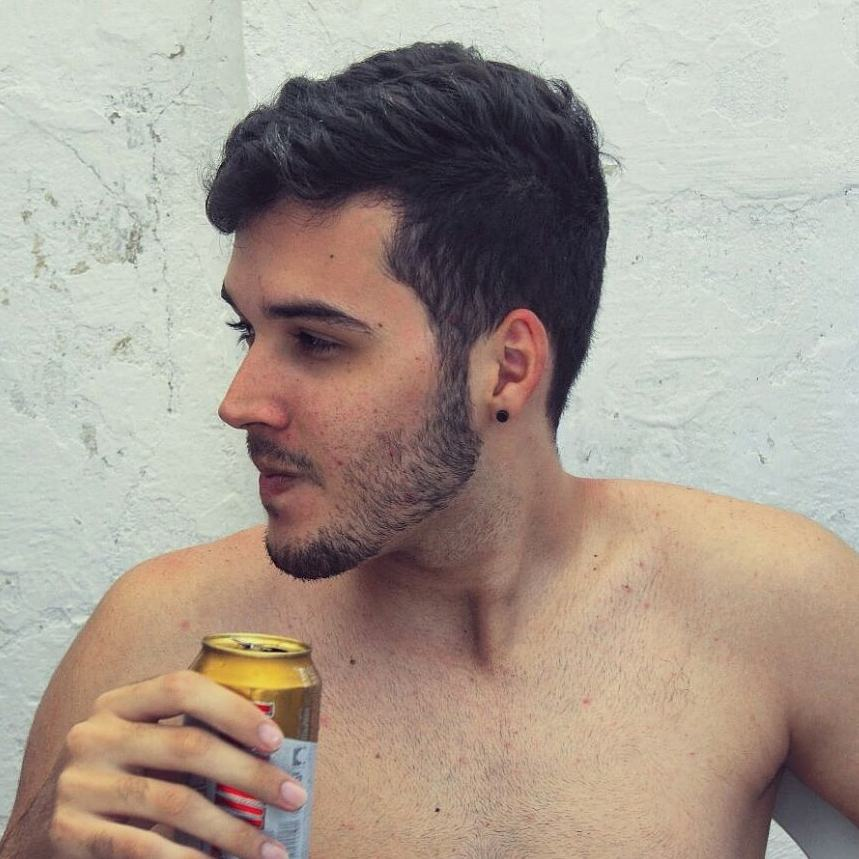
#> input picture input/eu.jpeg, 859 x 859 px
$ python -i Threshold.py   (imports and definitions only)
#> lines starting #> are read from the running program, lines starting #| are printed output that depends on the picture; after the words box and inside, x2 and y2 are one past the last pixel; in counts of white or black regions, pixels touching at a corner belong together
#> further down, picture is the input picture: shape (859, 859, 3); mean B, G, R 144.4, 155.4, 168
# Normally, we use thresholding to focus on objects or areas of particular interest in an image.

import cv2

def binarizar_imagem(image):


    cv2.imshow("Original", image)
    image = cv2.cvtColor(image, cv2.COLOR_BGR2GRAY)
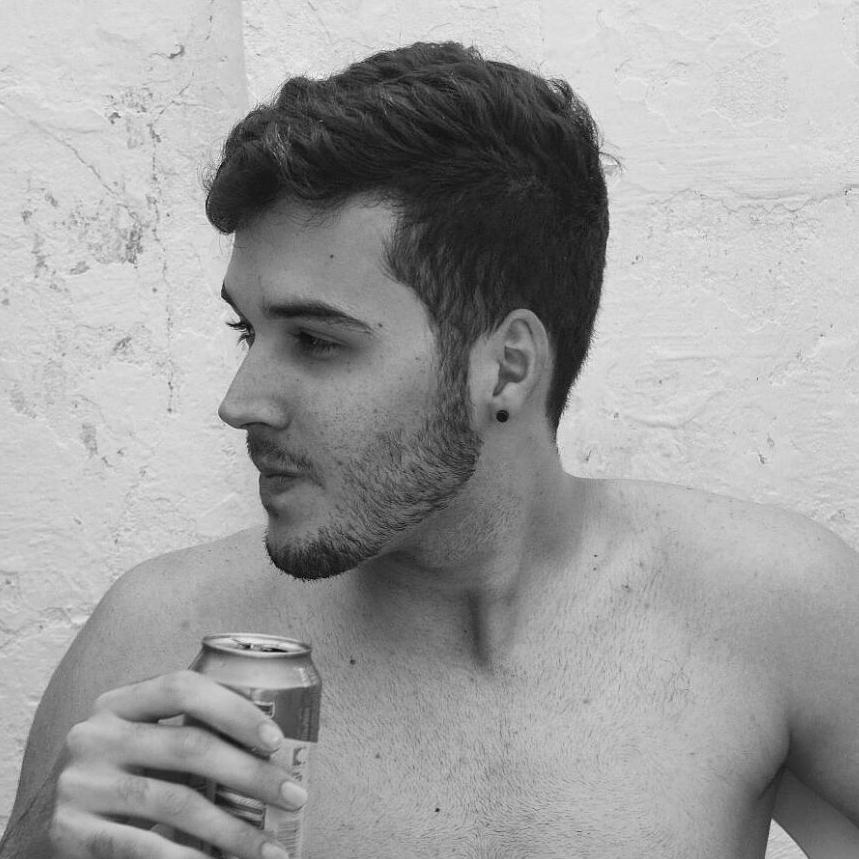
#> image: shape (859, 859); min 1, max 253, mean 157.9
    blurred = cv2.GaussianBlur(image, (5, 5), 0)
    cv2.imshow("Escala de cinza e borrada", image)
    cv2.waitKey(0)
    cv2.destroyAllWindows()

    # simple thresholding
    # Nesse tipo , precisamos estabelecer um parâmetro T , para que sirva de limiar para binarizar os píxels.
    # T = 155  " blurred, 155, 255, cv2.THRESH_BINARY"

    # (T, thresh) = cv2.threshold(blurred, 155, 255, cv2.THRESH_BINARY)
    # cv2.imshow("Threshold Binary", thresh)
    # (T, threshInv) = cv2.threshold(blurred, 155, 255, cv2.THRESH_BINARY_INV)
    # cv2.imshow("Threshold Binary Inverse", threshInv)
    # cv2.imshow("Coins", cv2.bitwise_and(image, image, mask = threshInv))
    # cv2.waitKey(0)


    # binarização "mean"
    thresh = cv2.adaptiveThreshold(blurred, 255,
    cv2.ADAPTIVE_THRESH_MEAN_C, cv2.THRESH_BINARY_INV, 11, 4)
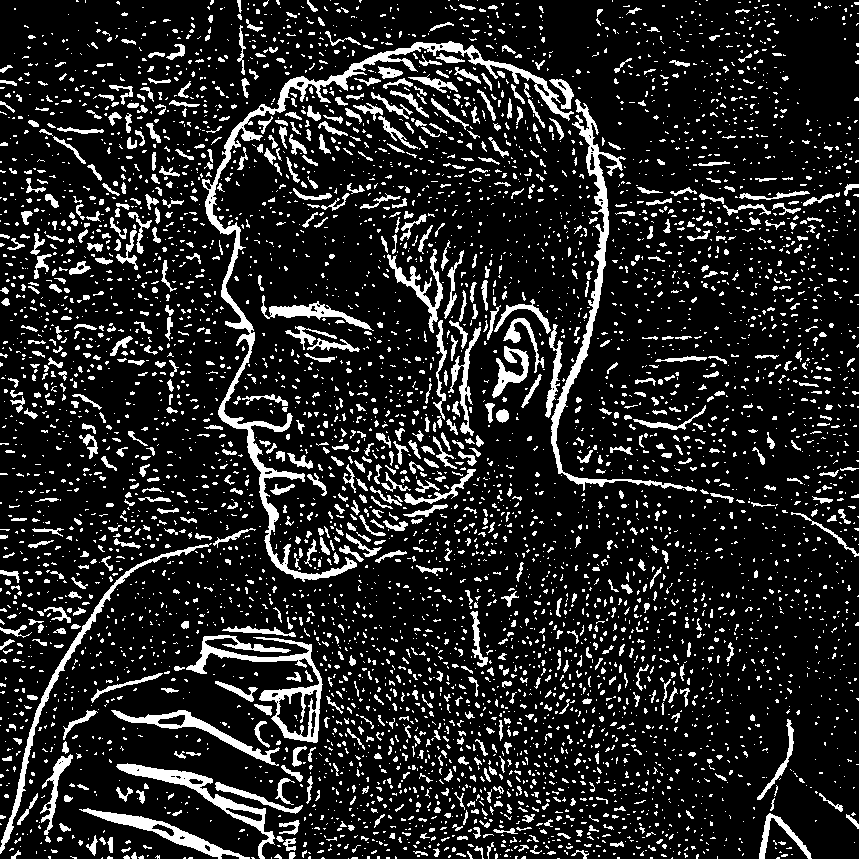
#> thresh: shape (859, 859); 14.5% white; 5628 white regions (4607 under 20 px), largest, box (x1, y1, x2, y2) and area: (202, 41, 574, 582) 7615, (551, 99, 697, 492) 3641, (186, 635, 323, 743) 2930
    cv2.imshow("Mean Thresh", thresh)

    # binarização "gaussiana"
    thresh = cv2.adaptiveThreshold(blurred, 255,
    cv2.ADAPTIVE_THRESH_GAUSSIAN_C, cv2.THRESH_BINARY_INV, 15, 3)
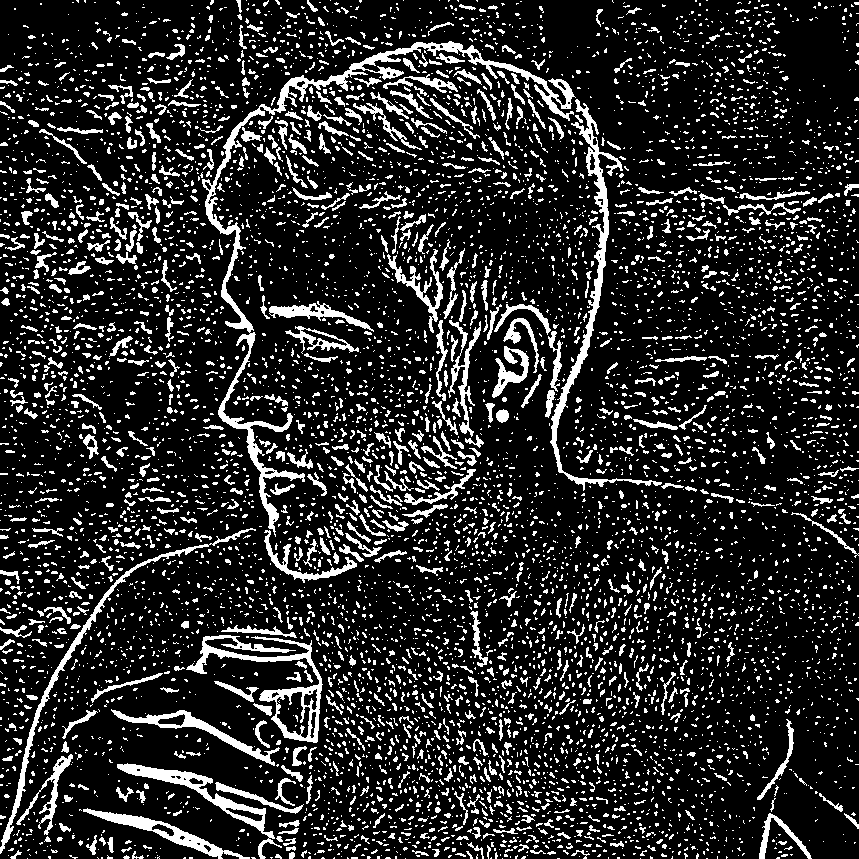
#> thresh: shape (859, 859); 16.1% white; 7518 white regions (6366 under 20 px), largest, box (x1, y1, x2, y2) and area: (202, 41, 576, 537) 6759, (550, 99, 662, 491) 3388, (186, 635, 323, 743) 2831
    cv2.imshow("Gaussian Thresh", thresh)
    cv2.waitKey(0)
    cv2.destroyAllWindows()

>>> import cv2
>>> picture = cv2.imread('../input/eu.jpeg')
>>> result = binarizar_imagem(picture)

$ run again, on input/mao.jpeg
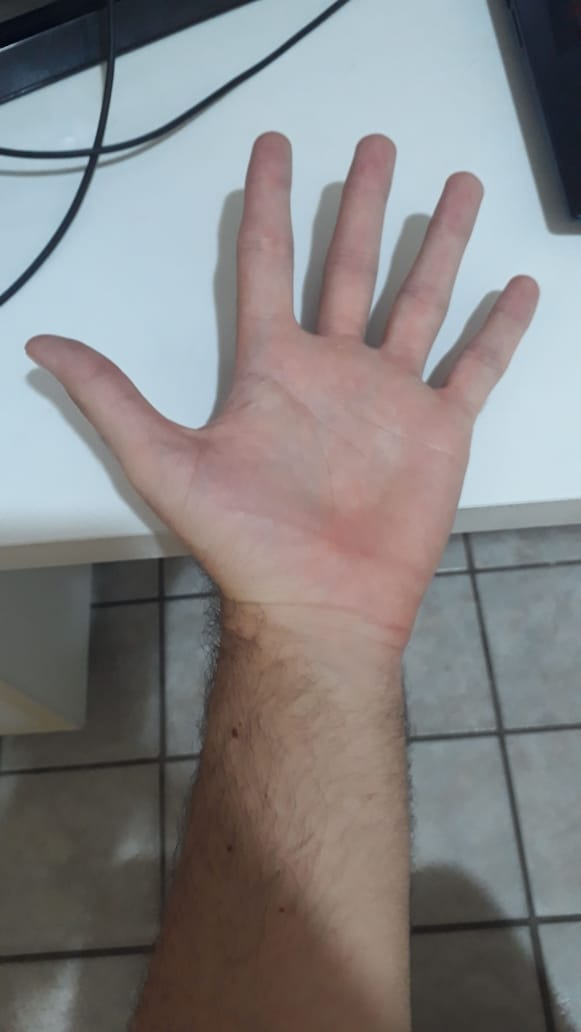
#> input picture input/mao.jpeg, 581 x 1032 px
#> picture is the input picture: shape (1032, 581, 3); mean B, G, R 130.6, 130.1, 131.8
#> in binarizar_imagem, `thresh = cv2.adaptiveThreshold(blurred, 255, cv2.ADAPTIVE_THRESH_MEAN_..`:
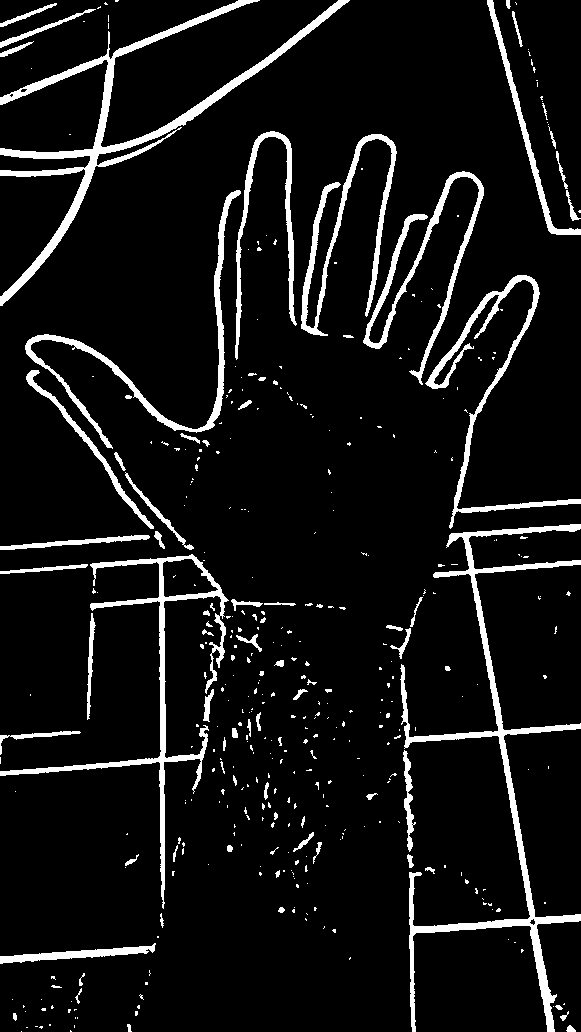
#> thresh: shape (1032, 581); 7.9% white; 406 white regions (325 under 20 px), largest, box (x1, y1, x2, y2) and area: (400, 524, 581, 1032) 7853, (0, 0, 350, 306) 7726, (0, 554, 229, 909) 4863
#> in binarizar_imagem, `thresh = cv2.adaptiveThreshold(blurred, 255, cv2.ADAPTIVE_THRESH_GAUSS..`:
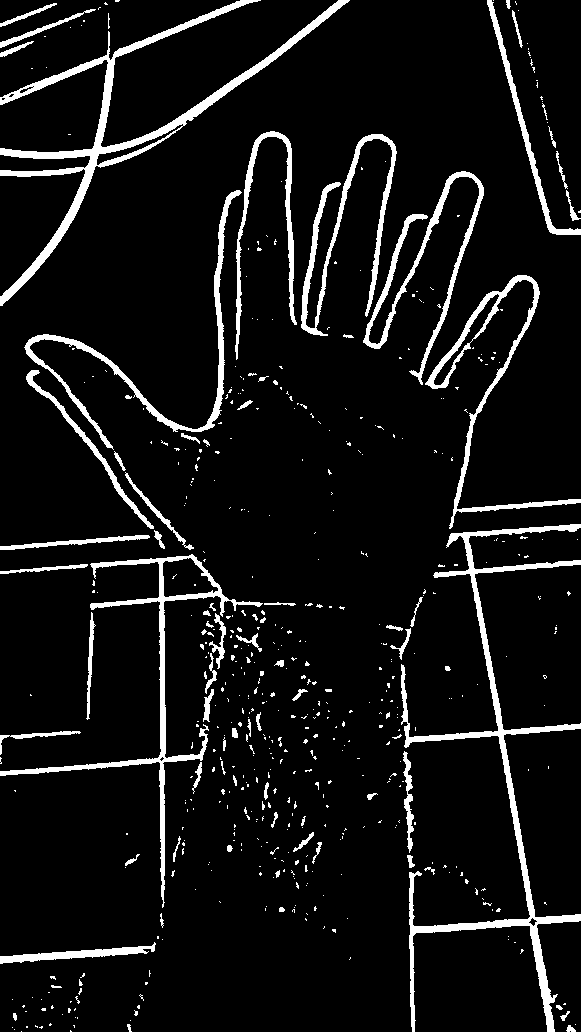
#> thresh: shape (1032, 581); 7.7% white; 552 white regions (472 under 20 px), largest, box (x1, y1, x2, y2) and area: (0, 0, 350, 306) 7671, (401, 524, 581, 1032) 7651, (0, 554, 263, 908) 4302

$ run again, on input/moedas.jpeg
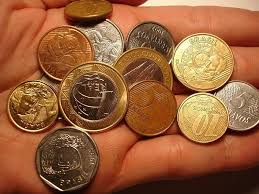
#> input picture input/moedas.jpeg, 259 x 194 px
#> picture is the input picture: shape (194, 259, 3); mean B, G, R 57.6, 95.5, 152.8
#> in binarizar_imagem, `blurred = cv2.GaussianBlur(image, (5, 5), 0)`:
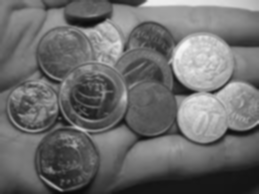
#> blurred: shape (194, 259); min 9, max 246, mean 108.3
#> in binarizar_imagem, `thresh = cv2.adaptiveThreshold(blurred, 255, cv2.ADAPTIVE_THRESH_GAUSS..`:
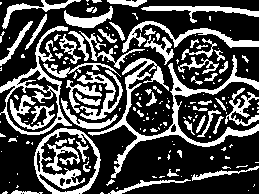
#> thresh: shape (194, 259); 30.6% white; 183 white regions (120 under 20 px), largest, box (x1, y1, x2, y2) and area: (88, 55, 259, 178) 2627, (0, 26, 72, 135) 1364, (34, 128, 101, 194) 1262
